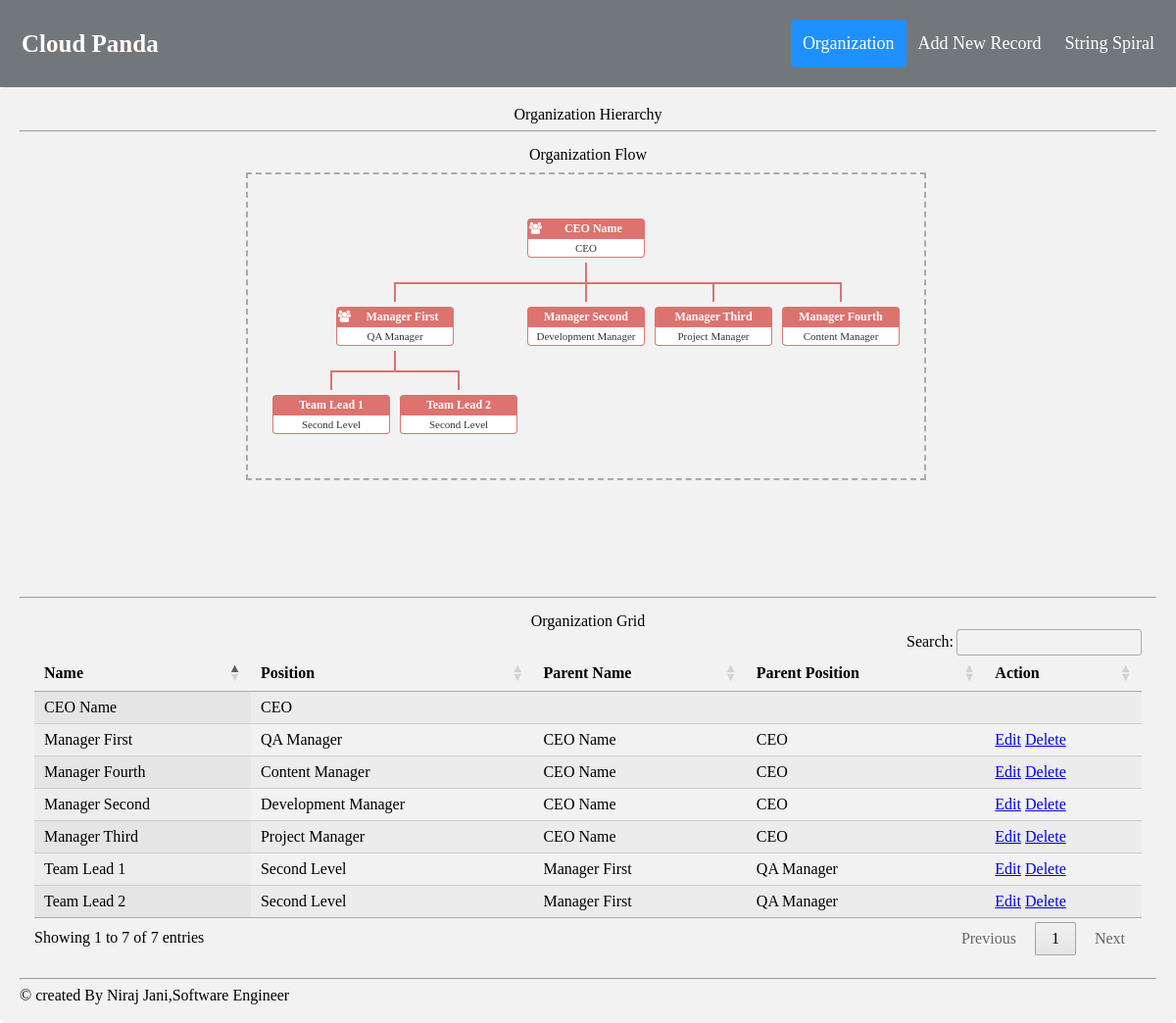
The page / on the database its author committed.
### tables this page shows
CREATE TABLE `organizations` (
  `id` int(11) NOT NULL,
  `name` varchar(255) NOT NULL,
  `position` varchar(250) NOT NULL,
  `parent` int(11) NOT NULL DEFAULT '0',
  `created_at` timestamp NOT NULL DEFAULT CURRENT_TIMESTAMP
);

### application/controllers/Organizations.php (called while the page is built, shortened)
<?php
class Organizations extends CI_Controller
{
	public function __construct()
	{
		$this->load->model('Organization_Model');
		$this->load->helper('url_helper');
        $this->load->library('session');
	}
	public function index()
	{
		$data = [
			'organizations' 		=> $this->Organization_Model->getOrganizations(),
			'organizationsTree' 	=> $this->Organization_Model->getOrganizationTree()[0],
			'title'					=> 'Organization Hierarchy'
		];
		$this->load->view('templates/header', $data);
		$this->load->view('organizations/index', $data);
		$this->load->view('templates/footer');
	}
}

### index.php (called while the page is built, shortened)
<?php
require_once BASEPATH.'core/CodeIgniter.php';

### application/models/Organization_Model.php (called while the page is built, shortened)
<?php
class Organization_Model extends CI_Model
{
	public function getOrganizations($list = false)
	{
        $query = $this->db;
	    if($list)
        {
            $query = $query->select('id, name');
        }
        else
        {
            $query = $query->select('organizations.*, parent_table.name as parent_name, parent_table.position as parent_position')
                        ->join('organizations as parent_table', 'organizations.parent = parent_table.id', 'LEFT');
        }
        $query = $query->get('organizations');
		return $query->result_array();
	}
	public function getOrganizationTree()
	{
		$organizations 	= array();
		$query 			= $this->db->select('id, name, position, parent as children')
							->from('organizations')
							->where('parent','0')
							->get();
		foreach ($query->result() as $row)
		{
			$child = $this->getChildren($row->id);
			if (count($child) > 0)
			{
				$row->children = $child;
			}
			else
			{
				$row->children = false;
			}
			$organizations[] = $row;
		}
		return $organizations;
	}
	private function getChildren($parentId)
	{
		$child 	= array();
		$query 	= $this->db->select('id, name, position, parent as children')
					->from('organizations')
					->where('parent',$parentId)
					->get();
		if (count($query->result()) > 0)
		{
			foreach ($query->result() as $i => $row)
			{
				if ($row->children > 0)
				{
					$row->children = $this->getChildren($row->id);
				}
				$child[$i] = $row;
			}
			return $child;
		}
		else
		{
			return false;
		}
	}
}

### application/views/organizations/index.php (the view, shortened to what this page needs)
<hr/>
<div class="row">
	<div class="full-row">
		<h4 class="text-center">Organization Flow</h4>
		<div id="chart-container"></div>
	</div>
</div>
<hr/>
<div class="row">
	<div class="full-row">
		<h4 class="text-center">Organization Grid</h4>
		<table id="grid" class="display" style="width:100%">
			<thead>
			<tr>
				<th>Name</th>
				<th>Position</th>
				<th>Parent Name</th>
				<th>Parent Position</th>
				<th>Action</th>
			</tr>
			</thead>
			<tbody>
			<?php foreach($organizations as $singleKey => $singleValue): ?>
				<tr>
					<td><?=$singleValue['name'] ?></td>
					<td><?=$singleValue['position'] ?></td>
					<td><?=$singleValue['parent_name'] ?></td>
					<td><?=$singleValue['parent_position'] ?></td>
					<td>
                        <?php if($singleValue['parent'] != 0): ?>
                        <a href="<?= site_url('organizations/edit/'.$singleValue['id']) ?>">Edit</a>
                        <a href="<?= site_url('organizations/delete/'.$singleValue['id']) ?>">Delete</a>
                        <?php endif; ?>
                    </td>
				</tr>
			<?php endforeach; ?>
			</tbody>
		</table>
	</div>
</div>

### assets/css/cloudpanda.css (style rules this page uses)
* { box-sizing: border-box; }
.row:after { content: ""; display: table; clear: both; }
#chart-container { position: relative; display: inline-block; top: 10px; left: 10px; height: 420px; width: calc(100% - 24px); border-radius: 5px; overflow: auto; text-align: center; }
.text-center { text-align: center; }
.full-row { margin: 15px; }

### rows shown on the page
organizations: name "CEO Name", position "CEO"
organizations: name "Manager First", position "QA Manager", organizations.name "CEO Name", organizations.position "CEO"
organizations: name "Manager Second", position "Development Manager", organizations.name "CEO Name", organizations.position "CEO"
organizations: name "Team Lead 1", position "Second Level", organizations.name "Manager First", organizations.position "QA Manager"
organizations: name "Manager Third", position "Project Manager", organizations.name "CEO Name", organizations.position "CEO"
organizations: name "Manager Fourth", position "Content Manager", organizations.name "CEO Name", organizations.position "CEO"
organizations: name "Team Lead 2", position "Second Level", organizations.name "Manager First", organizations.position "QA Manager"

### other values the page prints
$title "Organization Hierarchy"
